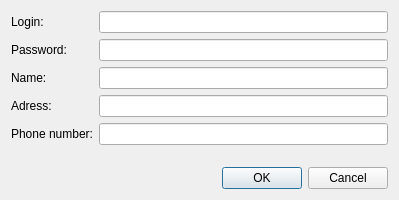
<?xml version="1.0" encoding="UTF-8"?>
<ui version="4.0">
 <class>ChangeAccountDialog</class>
 <widget class="QDialog" name="ChangeAccountDialog">
  <property name="geometry">
   <rect>
    <x>0</x>
    <y>0</y>
    <width>399</width>
    <height>200</height>
   </rect>
  </property>
  <property name="windowTitle">
   <string>Dialog</string>
  </property>
  <layout class="QVBoxLayout" name="verticalLayout">
   <item>
    <layout class="QFormLayout" name="formLayout">
     <item row="0" column="0">
      <widget class="QLabel" name="label">
       <property name="text">
        <string>Login:</string>
       </property>
      </widget>
     </item>
     <item row="0" column="1">
      <widget class="QLineEdit" name="lineEdit_login"/>
     </item>
     <item row="1" column="0">
      <widget class="QLabel" name="label_2">
       <property name="text">
        <string>Password:</string>
       </property>
      </widget>
     </item>
     <item row="1" column="1">
      <widget class="QLineEdit" name="lineEdit_password"/>
     </item>
     <item row="2" column="0">
      <widget class="QLabel" name="label_3">
       <property name="text">
        <string>Name:</string>
       </property>
      </widget>
     </item>
     <item row="2" column="1">
      <widget class="QLineEdit" name="lineEdit_name"/>
     </item>
     <item row="3" column="0">
      <widget class="QLabel" name="label_4">
       <property name="text">
        <string>Adress:</string>
       </property>
      </widget>
     </item>
     <item row="3" column="1">
      <widget class="QLineEdit" name="lineEdit_adress"/>
     </item>
     <item row="4" column="0">
      <widget class="QLabel" name="label_5">
       <property name="text">
        <string>Phone number:</string>
       </property>
      </widget>
     </item>
     <item row="4" column="1">
      <widget class="QLineEdit" name="lineEdit_phoneNumber"/>
     </item>
    </layout>
   </item>
   <item>
    <widget class="QDialogButtonBox" name="buttonBox">
     <property name="orientation">
      <enum>Qt::Horizontal</enum>
     </property>
     <property name="standardButtons">
      <set>QDialogButtonBox::Cancel|QDialogButtonBox::Ok</set>
     </property>
    </widget>
   </item>
  </layout>
 </widget>
 <resources/>
 <connections>
  <connection>
   <sender>buttonBox</sender>
   <signal>accepted()</signal>
   <receiver>ChangeAccountDialog</receiver>
   <slot>accept()</slot>
   <hints>
    <hint type="sourcelabel">
     <x>248</x>
     <y>254</y>
    </hint>
    <hint type="destinationlabel">
     <x>157</x>
     <y>274</y>
    </hint>
   </hints>
  </connection>
  <connection>
   <sender>buttonBox</sender>
   <signal>rejected()</signal>
   <receiver>ChangeAccountDialog</receiver>
   <slot>reject()</slot>
   <hints>
    <hint type="sourcelabel">
     <x>316</x>
     <y>260</y>
    </hint>
    <hint type="destinationlabel">
     <x>286</x>
     <y>274</y>
    </hint>
   </hints>
  </connection>
 </connections>
</ui>
